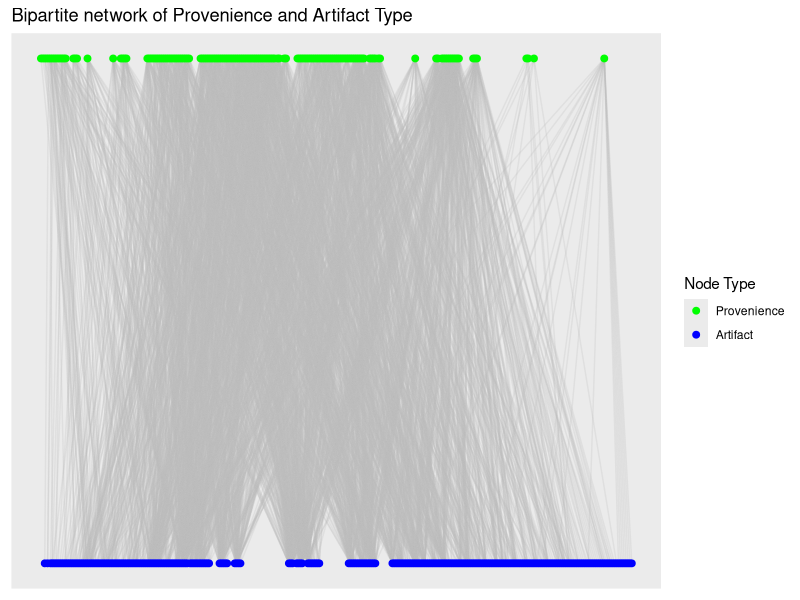
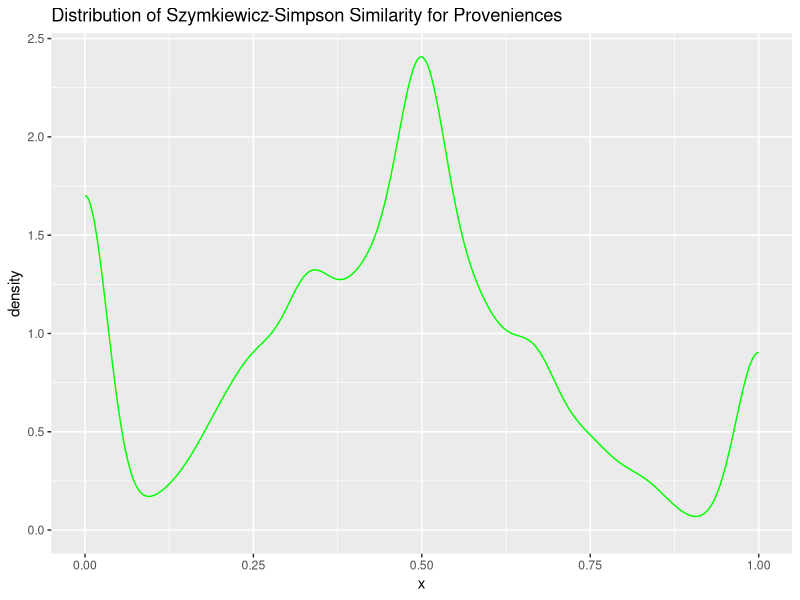
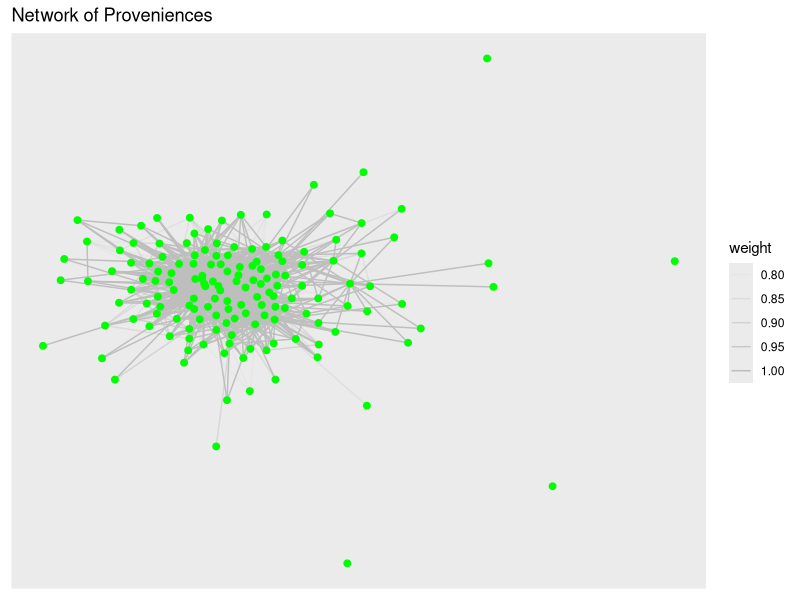
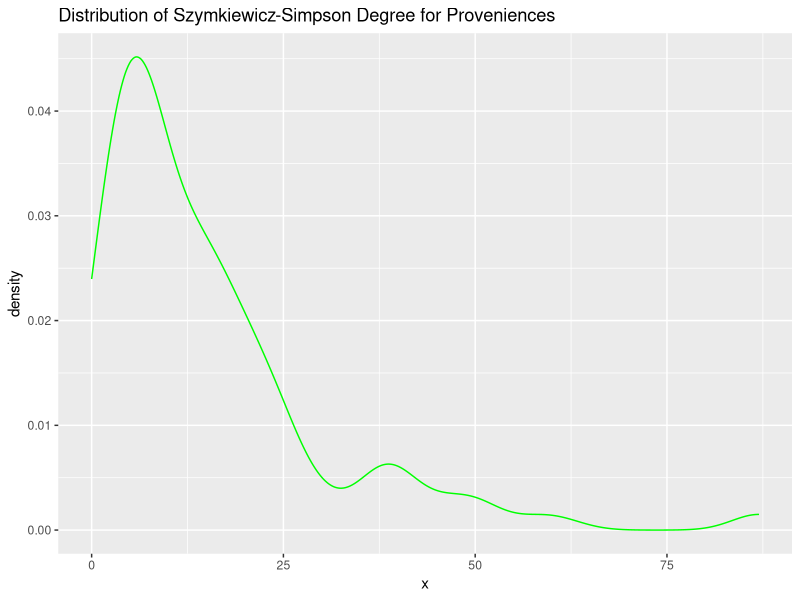
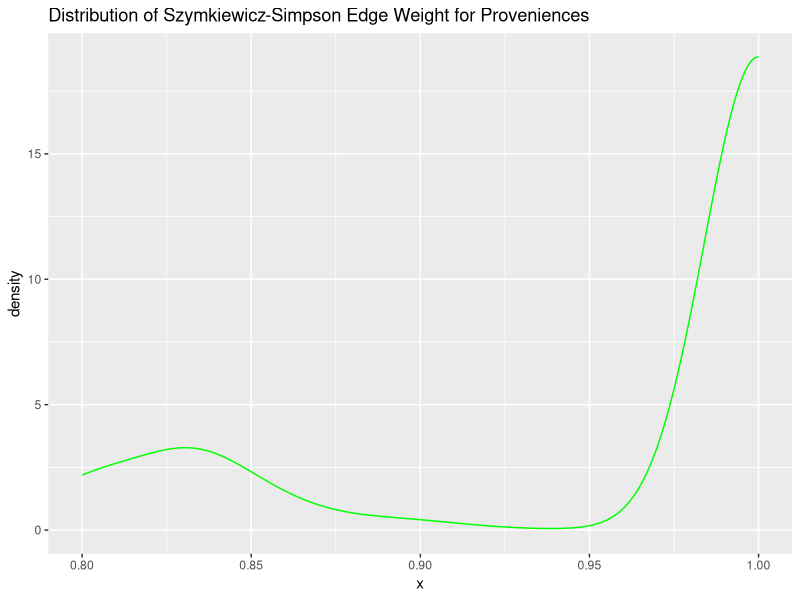
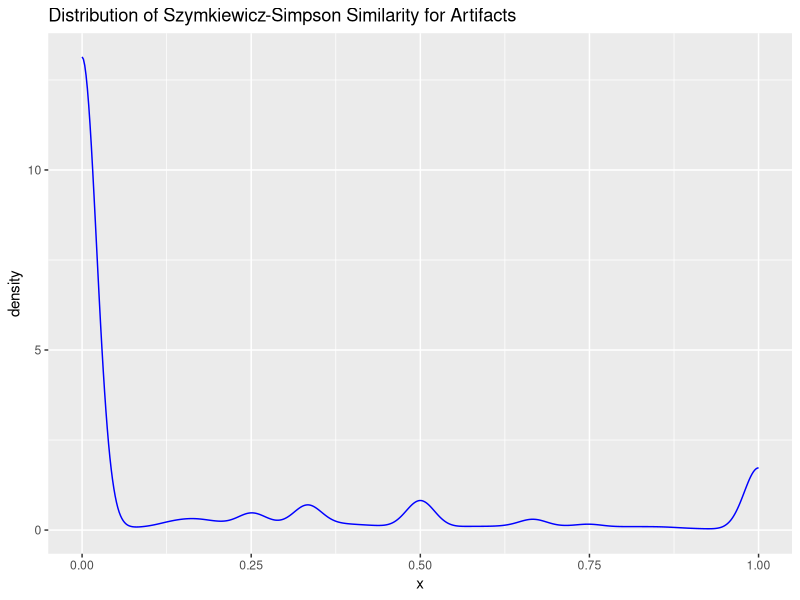
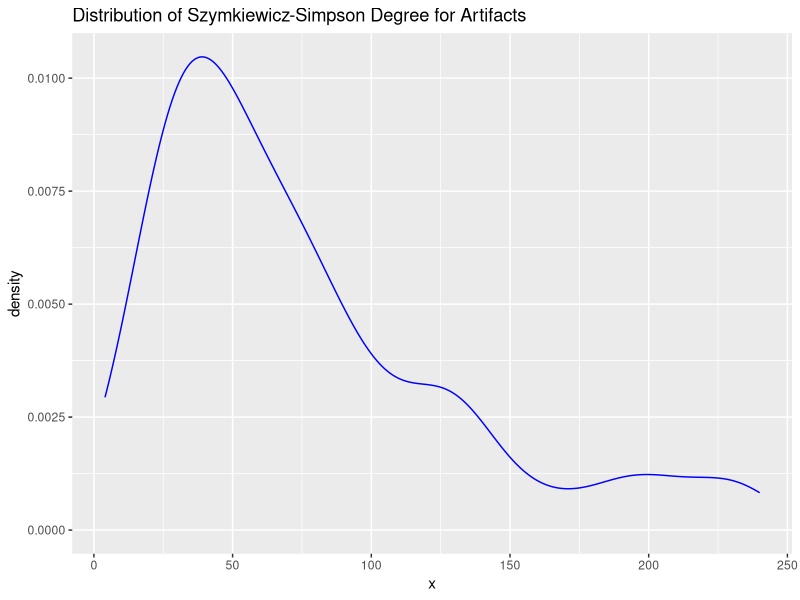
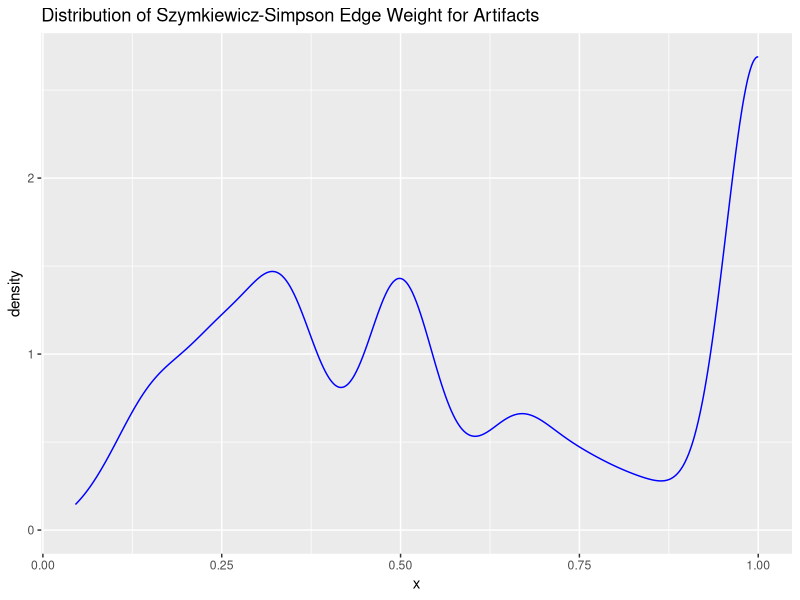

These figures' R source, in order:

require(tidyverse)
require(igraph)
require(ggraph)

# Import data from file ---------------------------------------------------

dat <- read_csv("Catalog_SiteA.csv",
                col_select = c(LEVEL_ID, CODE))

# Create un-weighted bipartite graph --------------------------------------

g_assemblages_bpg <-
  graph_from_data_frame(unique.data.frame(select(dat, LEVEL_ID, CODE)),
                        directed = FALSE)

V(g_assemblages_bpg)$type <-
  bipartite_mapping(g_assemblages_bpg)$type

g_assemblages_bpg_layout <-
  g_assemblages_bpg %>% layout_as_bipartite()

g_assemblages_bpg %>%
  ggraph(layout = g_assemblages_bpg_layout) +
  geom_edge_link(color = "gray", alpha = 0.25) +
  geom_node_point(aes(color = type), size = 2) +
  scale_color_manual(
    values = c("green", "blue"),
    name = "Node Type",
    breaks = c(FALSE, TRUE),
    labels = c("Provenience", "Artifact")
  ) +
  ggtitle("Bipartite network of Provenience and Artifact Type")


# Create incidence matrix from bipartite graph -----------------------------

g_assemblages_bpg_inc <- as_incidence_matrix(g_assemblages_bpg)

# Project one-mode graphs with igraph --------------------------------------

g_assemblages_proj <-
  bipartite_projection(g_assemblages_bpg, multiplicity = TRUE)

g_assemblages_proj_prov <- g_assemblages_proj$proj1

g_assemblages_proj_artifact <- g_assemblages_proj$proj2

# g_assemblages_proj_prov %>%
#   ggraph(layout = "fr") +
#   geom_edge_link(color = "gray", aes(alpha = weight)) +
#   geom_node_point(color = "green", size = 2) +
#   ggtitle("Network of Proveniences")
# 
# g_assemblages_proj_artifact %>%
#   ggraph(layout = "fr") +
#   geom_edge_link(color = "gray", aes(alpha = weight)) +
#   geom_node_point(color = "blue", size = 2) +
#   ggtitle("Network of Artifact Types")


# Project one-mode graphs, Szymkiewicz-Simpson -----------------------------

overlap_coef_bin <- function(x) {
  # Calculate the pairwise sums of non-zero matrix elements to find the number
  # of intersecting elements between each input column
  bin_intersect_mat <- t(x) %*% x
  
  # Calculate the input column sums to find the individual size of each set
  col_sum <- apply(x, 2, function(xx)
    sum(xx != 0))
  
  # Find the smaller of each pair of sets by taking the matrix outer minimum
  min_set_size_mat <- outer(col_sum, col_sum, FUN = pmin)
  
  # Szymkiewicz-Simpson overlap coefficient is the pairwise intersection of two
  # sets divided by the size of the smaller set
  res <- bin_intersect_mat / min_set_size_mat
  
  # Set diagonal to identity
  diag(res) <- 1L
  
  # Assign input column names to rows and columns of return matrix
  dimnames(res) <- list(colnames(x), colnames(x))
  
  return(res)
}


## Project provenience -----------------------------------------------------

prov_adj_ssoc <- overlap_coef_bin(t(g_assemblages_bpg_inc))

prov_ssoc_vals <-
  prov_adj_ssoc[lower.tri(prov_adj_ssoc, diag = FALSE)]

ggplot(data = data.frame(x = c(prov_ssoc_vals)), aes(x = x)) +
  geom_density(color = "green") +
  ggtitle("Distribution of Szymkiewicz-Simpson Similarity for Proveniences")

g_assemblages_proj_prov_oc <-
  graph_from_adjacency_matrix(ifelse(prov_adj_ssoc < 0.8, 0, prov_adj_ssoc),
                              mode = "undirected",
                              weighted = TRUE,
                              diag = FALSE)

g_assemblages_proj_prov_oc %>%
  ggraph(layout = "fr") +
  geom_edge_link(color = "gray", aes(alpha = weight)) +
  geom_node_point(color = "green", size = 2) +
  ggtitle("Network of Proveniences")

ggplot(data = data.frame(x = degree(g_assemblages_proj_prov_oc)), aes(x = x)) +
  geom_density(color = "green") +
  ggtitle("Distribution of Szymkiewicz-Simpson Degree for Proveniences")

ggplot(data = data.frame(x = E(g_assemblages_proj_prov_oc)$weight), aes(x = x)) +
  geom_density(color = "green") +
  ggtitle("Distribution of Szymkiewicz-Simpson Edge Weight for Proveniences")


## Project artifact types --------------------------------------------------

artifact_adj_ssoc <- overlap_coef_bin(g_assemblages_bpg_inc)

artifact_ssoc_vals <-
  artifact_adj_ssoc[lower.tri(artifact_adj_ssoc, diag = FALSE)]

ggplot(data = data.frame(x = c(artifact_ssoc_vals)), aes(x = x)) +
  geom_density(color = "blue") +
  ggtitle("Distribution of Szymkiewicz-Simpson Similarity for Artifacts")

g_assemblages_proj_artifact_oc <-
  graph_from_adjacency_matrix(
    artifact_adj_ssoc,
    mode = "undirected",
    weighted = TRUE,
    diag = FALSE
  )

# g_assemblages_proj_artifact_oc %>%
#   ggraph(layout = "kk") +
#   geom_edge_link(color = "gray", aes(alpha = weight)) +
#   geom_node_point(color = "blue", size = 2) +
#   ggtitle("Network of Artifacts")

ggplot(data = data.frame(x = degree(g_assemblages_proj_artifact_oc)), aes(x = x)) +
  geom_density(color = "blue") +
  ggtitle("Distribution of Szymkiewicz-Simpson Degree for Artifacts")

ggplot(data = data.frame(x = E(g_assemblages_proj_artifact_oc)$weight), aes(x = x)) +
  geom_density(color = "blue") +
  ggtitle("Distribution of Szymkiewicz-Simpson Edge Weight for Artifacts")


# Project one-mode graphs, Sorenson-Dice -----------------------------------

soren_dice_sim_bin <- function(x) {
  # Calculate the pairwise sums of non-zero matrix elements to find the number
  # of intersecting elements between each input column
  bin_intersect_mat <- t(x) %*% x
  
  # Calculate the input column sums, to find the individual size of each set
  col_sum <- apply(x, 2, function(xx)
    sum(xx != 0))
  
  # Calculate the matrix outer sums for pairwise sum of set sizes
  set_size_sum_mat <- outer(col_sum, col_sum, FUN = "+")
  
  # Sorenson-Dice index is twice the size of the intersection divided by the
  # sum of the size for each set
  res <- (2 * bin_intersect_mat) / set_size_sum_mat
  
  # Set diagonal to identity
  diag(res) <- 1L
  
  # Assign input column names to rows and columns of return matrix
  dimnames(res) <- list(colnames(x), colnames(x))
  return(res)
  
}

## Project provenience -----------------------------------------------------

prov_adj_sd <- soren_dice_sim_bin(t(g_assemblages_bpg_inc))

prov_sd_vals <-
  prov_adj_sd[lower.tri(prov_adj_sd, diag = FALSE)]

ggplot(data = data.frame(x = prov_sd_vals), aes(x = x)) +
  geom_density(color = "green") +
  ggtitle("Distribution of Sorenson-Dice Similarity for Provenience")

g_assemblages_proj_prov_sd <-
  graph_from_adjacency_matrix(prov_adj_sd,
                              mode = "undirected",
                              weighted = TRUE,
                              diag = FALSE)


# g_assemblages_proj_prov_sd <-
#   graph_from_adjacency_matrix(ifelse(prov_adj_sd < 0.439, 0, prov_adj_sd),
#                               mode = "undirected",
#                               weighted = TRUE,
#                               diag = FALSE)

g_assemblages_proj_prov_sd %>%
  ggraph(layout = "kk") +
  geom_edge_link(color = "gray", aes(alpha = weight)) +
  geom_node_point(color = "green", size = 2) +
  ggtitle("Network of Proveniences")

data.frame(x = degree(g_assemblages_proj_prov_sd)) %>% filter(x > 0) %>% 
  ggplot(aes(x = x)) +
  geom_histogram(color = "gray", fill = "green", bins = 20)

ggplot(data = data.frame(x = degree(g_assemblages_proj_prov_sd)), aes(x = x)) +
  geom_density(color = "green") +
  ggtitle("Distribution of Sorenson-Dice Degree for Proveniences")

ggplot(data = data.frame(x = E(g_assemblages_proj_prov_sd)$weight), aes(x = x)) +
  geom_density(color = "green") +
  ggtitle("Distribution of Sorenson-Dice Edge Weight for Proveniences")


## Project artifact types --------------------------------------------------

artifact_adj_sd <- soren_dice_sim_bin(g_assemblages_bpg_inc)

artifact_sd_vals <-
  artifact_adj_sd[lower.tri(artifact_adj_sd, diag = FALSE)]

ggplot(data = data.frame(x = artifact_sd_vals), aes(x = x)) +
  geom_density(color = "blue") +
  ggtitle("Distribution of Sorenson-Dice Similarity for Artifacts")

g_assemblages_proj_artifact_sd <-
  graph_from_adjacency_matrix(artifact_adj_sd,
                              mode = "undirected",
                              weighted = TRUE,
                              diag = FALSE)

# g_assemblages_artifact_prov_sd %>%
#   ggraph(layout = "kk") +
#   geom_edge_link(color = "gray", aes(alpha = weight)) +
#   geom_node_point(color = "green", size = 2) +
#   ggtitle("Network of Artifacts")

ggplot(data = data.frame(x = degree(g_assemblages_proj_artifact_sd)), aes(x = x)) +
  geom_density(color = "blue") +
  ggtitle("Distribution of Sorenson-Dice Degree for Artifacts")

data.frame(x = degree(g_assemblages_proj_artifact_sd)) %>% 
  ggplot(aes(x = x)) +
  geom_histogram(color = "gray", fill = "blue", bins = 20)


ggplot(data = data.frame(x = E(g_assemblages_proj_artifact_sd)$weight), aes(x = x)) +
  geom_density(color = "blue") +
  ggtitle("Distribution of Sorenson-Dice Edge Weight for Artifacts")


# Project one-mode graphs, Jaccard ----------------------------------------

jaccard_sim_bin <- function(x) {
  # Calculate the pairwise sums of non-zero matrix elements to find the number
  # of intersecting elements between each input column
  bin_intersect_mat <- t(x) %*% x
  
  # Calculate the input column sums to find the individual size of each set
  x_col_sum <- apply(x, 2, function(xx)
    sum(xx != 0))
  
  # Calculate the matrix outer sums for pairwise sum of set sizes
  set_size_sum_mat <- outer(x_col_sum, x_col_sum, FUN = "+")
  
  # Jaccard index is intersection of set sizes over the size of the union of
  # sets
  res <- bin_intersect_mat / (set_size_sum_mat - bin_intersect_mat)
  
  # Set diagonal to identity
  diag(res) <- 1L
  
  # Assign input column names to rows and columns of return matrix
  dimnames(res) <- list(colnames(x), colnames(x))
  
  return(res)
}

## Project provenience -----------------------------------------------------

prov_adj_jacc <- jaccard_sim_bin(t(g_assemblages_bpg_inc))

prov_jacc_vals <-
  prov_adj_jacc[lower.tri(prov_adj_jacc, diag = FALSE)]

ggplot(data = data.frame(x = prov_jacc_vals), aes(x = x)) +
  geom_density(color = "green") +
  ggtitle("Distribution of Jaccard Similarity for Provenience")

g_assemblages_proj_prov_jacc <-
  graph_from_adjacency_matrix(ifelse(prov_adj_jacc <0.281, 0, prov_adj_jacc),
                              mode = "undirected",
                              weighted = TRUE,
                              diag = FALSE)

g_assemblages_proj_prov_jacc %>%
  ggraph(layout = "kk") +
  geom_edge_link(color = "gray", aes(alpha = weight)) +
  geom_node_point(color = "green", size = 2) +
  ggtitle("Network of Proveniences")

ggplot(data = data.frame(x = degree(g_assemblages_proj_prov_jacc)), aes(x = x)) +
  geom_density(color = "green") +
  ggtitle("Distribution of Jaccard Degree for Proveniences")

ggplot(data = data.frame(x = E(g_assemblages_proj_prov_jacc)$weight), aes(x = x)) +
  geom_density(color = "green") +
  ggtitle("Distribution of Jaccard Edge Weight for Proveniences")


## Project artifact types --------------------------------------------------

artifact_adj_jacc <- jaccard_sim_bin(g_assemblages_bpg_inc)

artifact_jacc_vals <-
  artifact_adj_jacc[lower.tri(artifact_adj_jacc, diag = FALSE)]

ggplot(data = data.frame(x = artifact_jacc_vals), aes(x = x)) +
  geom_density(color = "blue") +
  ggtitle("Distribution of Jaccard Similarity for Artifacts")

g_assemblages_proj_artifact_jacc <-
  graph_from_adjacency_matrix(
    artifact_adj_jacc,
    mode = "undirected",
    weighted = TRUE,
    diag = FALSE
  )

# g_assemblages_proj_prov_jacc %>%
#   ggraph(layout = "kk") +
#   geom_edge_link(color = "gray", aes(alpha = weight)) +
#   geom_node_point(color = "blue", size = 2) +
#   ggtitle("Network of Artifacts")

ggplot(data = data.frame(x = degree(g_assemblages_proj_artifact_jacc)), aes(x = x)) +
  geom_density(color = "blue") +
  ggtitle("Distribution of Jaccard Degree for Artifacts")

ggplot(data = data.frame(x = E(g_assemblages_proj_artifact_jacc)$weight), aes(x = x)) +
  geom_density(color = "blue") +
  ggtitle("Distribution of Jaccard Edge Weight for Artifacts")

# TOM Adjacency -----------------------------------------------------------

tom_adjacency_matrix <- function(adj_mat) {
  l_mat <- adj_mat %*% t(adj_mat)
  
  k_row <- rowSums(adj_mat)
  k_col <- colSums(adj_mat)
  k_min <- outer(k_row, k_col, FUN = pmin)
  
  tom_adj <- (l_mat + adj_mat) / (k_min + 1 - adj_mat)
  
  diag(tom_adj) <- 1
  
  dimnames(tom_adj) <- list(colnames(adj_mat), colnames(adj_mat))
  
  return(tom_adj)
}

## Provenience overlap matrix ----------------------------------------------



## Artifact type overlap matrix --------------------------------------------


# Distribution of sample sizes ---------------------------------------------

require(gridExtra)

grid.arrange(
  ggplot(
    data = data.frame(x = rowSums(g_assemblages_bpg_inc)), 
    aes(x = x)) +
    geom_histogram(color = "gray", fill = "green", bins = 20) +
    ggtitle("Artifact Types per Provenience"),
  
  ggplot(
    data = data.frame(x = colSums(g_assemblages_bpg_inc)), 
    aes(x = x)) +
    geom_histogram(color = "gray", fill = "blue", bins = 20) +
    ggtitle("Occurence per Artifact Type"),
  
  ncol = 2
)



# Comparing similarity measures -------------------------------------------

prov_sims <-
  data.frame(ssoc = prov_ssoc_vals, 
             jacc = prov_jacc_vals, 
             sd = prov_sd_vals)

prov_sims %>% stack() %>%
  # filter(values > 0) %>% # View non-zero entries
  ggplot(aes(x = values)) +
  geom_density(color = "green",
               alpha = 0.4) +
  facet_grid(ind ~ ., scales = "free")

prov_sims %>% stack() %>%
  filter(values > 0) %>%
  ggplot(aes(x = ind, y = values, fill = ind)) +
  geom_violin()

artifact_sims <-
  data.frame(ssoc = artifact_ssoc_vals, 
             jacc = artifact_jacc_vals, 
             sd = artifact_sd_vals)

artifact_sims %>% stack() %>% 
  # filter(values > 0) %>% # View non-zero entries
  ggplot(aes(x = values)) +
  geom_density(color = "blue",
               alpha = 0.4) + 
  facet_grid(ind ~ ., scales = "free")

artifact_sims %>% stack() %>%
  # filter(values > 0) %>%
  ggplot(aes(x = ind, y = values, fill = ind)) +
  geom_violin()



# Thresholding ------------------------------------------------------------



## Hard threshold ---------------------------------------------------------

signum_adj <- function(x, tau = 0.5) {
  ifelse(x < tau, 0, 1)
}

## Soft threshold ---------------------------------------------------------

sigmoid_adj <- function(x, alpha = 10, tau = 0.5) {
  1.0 / (1.0 + exp(-alpha * (x - tau)))
}

power_adj <- function(x, beta = 1) {
  x ^ beta
}

# Distribution examples ---------------------------------------------------

powerlaw_pdf <- function(x, gamma = 1) {
  x ^ (-gamma)
}

ggplot(data.frame(x = c(1,251)), aes(x = x)) + 
  stat_function(fun = powerlaw_pdf, args = list(gamma = 1), aes(color = "1")) + 
  stat_function(fun = powerlaw_pdf, args = list(gamma = 2), aes(color = "2")) + 
  stat_function(fun = powerlaw_pdf, args = list(gamma = 3), aes(color = "3")) + 
  stat_function(fun = powerlaw_pdf, args = list(gamma = 4), aes(color = "4")) + 
  stat_function(fun = powerlaw_pdf, args = list(gamma = 5), aes(color = "5")) +
  scale_y_continuous(trans="log10") + 
  labs(color="Gamma value")+
  ylab("log P(x)")
